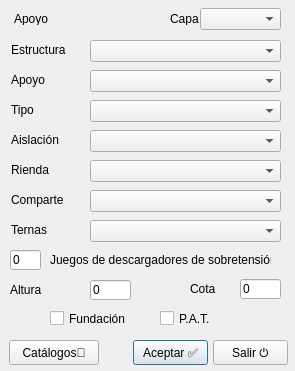
<?xml version="1.0" encoding="UTF-8"?>
<ui version="4.0">
 <class>Dialog</class>
 <widget class="QDialog" name="Dialog">
  <property name="windowModality">
   <enum>Qt::ApplicationModal</enum>
  </property>
  <property name="geometry">
   <rect>
    <x>0</x>
    <y>0</y>
    <width>295</width>
    <height>371</height>
   </rect>
  </property>
  <property name="windowTitle">
   <string>Apoyo</string>
  </property>
  <property name="inputMethodHints">
   <set>Qt::ImhNone</set>
  </property>
  <widget class="QLineEdit" name="txtCota">
   <property name="geometry">
    <rect>
     <x>240</x>
     <y>279</y>
     <width>41</width>
     <height>20</height>
    </rect>
   </property>
   <property name="inputMethodHints">
    <set>Qt::ImhFormattedNumbersOnly</set>
   </property>
   <property name="text">
    <string>0</string>
   </property>
  </widget>
  <widget class="QLabel" name="label">
   <property name="geometry">
    <rect>
     <x>14</x>
     <y>12</y>
     <width>47</width>
     <height>13</height>
    </rect>
   </property>
   <property name="text">
    <string>Apoyo</string>
   </property>
  </widget>
  <widget class="QLabel" name="lblPoste">
   <property name="geometry">
    <rect>
     <x>70</x>
     <y>11</y>
     <width>91</width>
     <height>16</height>
    </rect>
   </property>
   <property name="text">
    <string>&lt;automático&gt;</string>
   </property>
  </widget>
  <widget class="QComboBox" name="cmbEstructura">
   <property name="geometry">
    <rect>
     <x>90</x>
     <y>40</y>
     <width>191</width>
     <height>22</height>
    </rect>
   </property>
  </widget>
  <widget class="QLabel" name="label_3">
   <property name="geometry">
    <rect>
     <x>11</x>
     <y>42</y>
     <width>71</width>
     <height>16</height>
    </rect>
   </property>
   <property name="text">
    <string>Estructura</string>
   </property>
  </widget>
  <widget class="QLabel" name="label_4">
   <property name="geometry">
    <rect>
     <x>11</x>
     <y>72</y>
     <width>71</width>
     <height>16</height>
    </rect>
   </property>
   <property name="text">
    <string>Apoyo</string>
   </property>
  </widget>
  <widget class="QLabel" name="label_9">
   <property name="geometry">
    <rect>
     <x>190</x>
     <y>281</y>
     <width>47</width>
     <height>16</height>
    </rect>
   </property>
   <property name="text">
    <string>Cota</string>
   </property>
  </widget>
  <widget class="QPushButton" name="cmdAceptar">
   <property name="geometry">
    <rect>
     <x>133</x>
     <y>340</y>
     <width>75</width>
     <height>25</height>
    </rect>
   </property>
   <property name="text">
    <string>Aceptar ✅</string>
   </property>
   <property name="shortcut">
    <string>Return</string>
   </property>
  </widget>
  <widget class="QLabel" name="lblSubzona">
   <property name="geometry">
    <rect>
     <x>330</x>
     <y>352</y>
     <width>91</width>
     <height>20</height>
    </rect>
   </property>
   <property name="frameShape">
    <enum>QFrame::NoFrame</enum>
   </property>
   <property name="text">
    <string/>
   </property>
   <property name="alignment">
    <set>Qt::AlignLeading|Qt::AlignLeft|Qt::AlignVCenter</set>
   </property>
  </widget>
  <widget class="QLabel" name="label_7">
   <property name="geometry">
    <rect>
     <x>50</x>
     <y>250</y>
     <width>221</width>
     <height>20</height>
    </rect>
   </property>
   <property name="text">
    <string>Juegos de descargadores de sobretensión</string>
   </property>
  </widget>
  <widget class="QPushButton" name="cmdSalir">
   <property name="geometry">
    <rect>
     <x>213</x>
     <y>340</y>
     <width>75</width>
     <height>25</height>
    </rect>
   </property>
   <property name="text">
    <string>Salir ⏻</string>
   </property>
   <property name="shortcut">
    <string>Esc</string>
   </property>
  </widget>
  <widget class="QComboBox" name="cmbPoste">
   <property name="geometry">
    <rect>
     <x>90</x>
     <y>70</y>
     <width>191</width>
     <height>22</height>
    </rect>
   </property>
  </widget>
  <widget class="QLabel" name="label_12">
   <property name="geometry">
    <rect>
     <x>11</x>
     <y>102</y>
     <width>71</width>
     <height>16</height>
    </rect>
   </property>
   <property name="text">
    <string>Tipo</string>
   </property>
  </widget>
  <widget class="QComboBox" name="cmbTipo">
   <property name="geometry">
    <rect>
     <x>90</x>
     <y>100</y>
     <width>191</width>
     <height>22</height>
    </rect>
   </property>
  </widget>
  <widget class="QLabel" name="label_13">
   <property name="geometry">
    <rect>
     <x>11</x>
     <y>132</y>
     <width>71</width>
     <height>16</height>
    </rect>
   </property>
   <property name="text">
    <string>Aislación</string>
   </property>
  </widget>
  <widget class="QComboBox" name="cmbComparte">
   <property name="geometry">
    <rect>
     <x>90</x>
     <y>190</y>
     <width>191</width>
     <height>22</height>
    </rect>
   </property>
  </widget>
  <widget class="QComboBox" name="cmbAislacion">
   <property name="geometry">
    <rect>
     <x>90</x>
     <y>130</y>
     <width>191</width>
     <height>22</height>
    </rect>
   </property>
  </widget>
  <widget class="QLabel" name="label_14">
   <property name="geometry">
    <rect>
     <x>11</x>
     <y>162</y>
     <width>71</width>
     <height>16</height>
    </rect>
   </property>
   <property name="text">
    <string>Rienda</string>
   </property>
  </widget>
  <widget class="QLabel" name="label_15">
   <property name="geometry">
    <rect>
     <x>11</x>
     <y>192</y>
     <width>71</width>
     <height>16</height>
    </rect>
   </property>
   <property name="text">
    <string>Comparte</string>
   </property>
  </widget>
  <widget class="QComboBox" name="cmbRienda">
   <property name="geometry">
    <rect>
     <x>90</x>
     <y>160</y>
     <width>191</width>
     <height>22</height>
    </rect>
   </property>
  </widget>
  <widget class="QLabel" name="label_16">
   <property name="geometry">
    <rect>
     <x>11</x>
     <y>222</y>
     <width>71</width>
     <height>16</height>
    </rect>
   </property>
   <property name="text">
    <string>Ternas</string>
   </property>
  </widget>
  <widget class="QComboBox" name="cmbTernas">
   <property name="geometry">
    <rect>
     <x>90</x>
     <y>220</y>
     <width>191</width>
     <height>22</height>
    </rect>
   </property>
  </widget>
  <widget class="QLineEdit" name="txtDescargadores">
   <property name="geometry">
    <rect>
     <x>10</x>
     <y>250</y>
     <width>31</width>
     <height>20</height>
    </rect>
   </property>
   <property name="inputMethodHints">
    <set>Qt::ImhFormattedNumbersOnly</set>
   </property>
   <property name="text">
    <string>0</string>
   </property>
  </widget>
  <widget class="QCheckBox" name="chkFundacion">
   <property name="geometry">
    <rect>
     <x>50</x>
     <y>310</y>
     <width>91</width>
     <height>17</height>
    </rect>
   </property>
   <property name="text">
    <string>Fundación</string>
   </property>
   <property name="checked">
    <bool>false</bool>
   </property>
  </widget>
  <widget class="QCheckBox" name="chkPat">
   <property name="geometry">
    <rect>
     <x>160</x>
     <y>310</y>
     <width>61</width>
     <height>17</height>
    </rect>
   </property>
   <property name="text">
    <string>P.A.T.</string>
   </property>
   <property name="checked">
    <bool>false</bool>
   </property>
  </widget>
  <widget class="QLineEdit" name="txtAltura">
   <property name="geometry">
    <rect>
     <x>90</x>
     <y>280</y>
     <width>41</width>
     <height>20</height>
    </rect>
   </property>
   <property name="inputMethodHints">
    <set>Qt::ImhFormattedNumbersOnly</set>
   </property>
   <property name="text">
    <string>0</string>
   </property>
  </widget>
  <widget class="QLabel" name="label_17">
   <property name="geometry">
    <rect>
     <x>10</x>
     <y>282</y>
     <width>81</width>
     <height>16</height>
    </rect>
   </property>
   <property name="text">
    <string>Altura</string>
   </property>
  </widget>
  <widget class="QPushButton" name="cmdNuevo">
   <property name="geometry">
    <rect>
     <x>9</x>
     <y>340</y>
     <width>90</width>
     <height>25</height>
    </rect>
   </property>
   <property name="text">
    <string>Catálogos📝</string>
   </property>
  </widget>
  <widget class="QLabel" name="label_5">
   <property name="geometry">
    <rect>
     <x>170</x>
     <y>12</y>
     <width>47</width>
     <height>13</height>
    </rect>
   </property>
   <property name="text">
    <string>Capa</string>
   </property>
  </widget>
  <widget class="QComboBox" name="cmbCapa">
   <property name="geometry">
    <rect>
     <x>200</x>
     <y>8</y>
     <width>81</width>
     <height>22</height>
    </rect>
   </property>
  </widget>
 </widget>
 <resources/>
 <connections/>
</ui>
